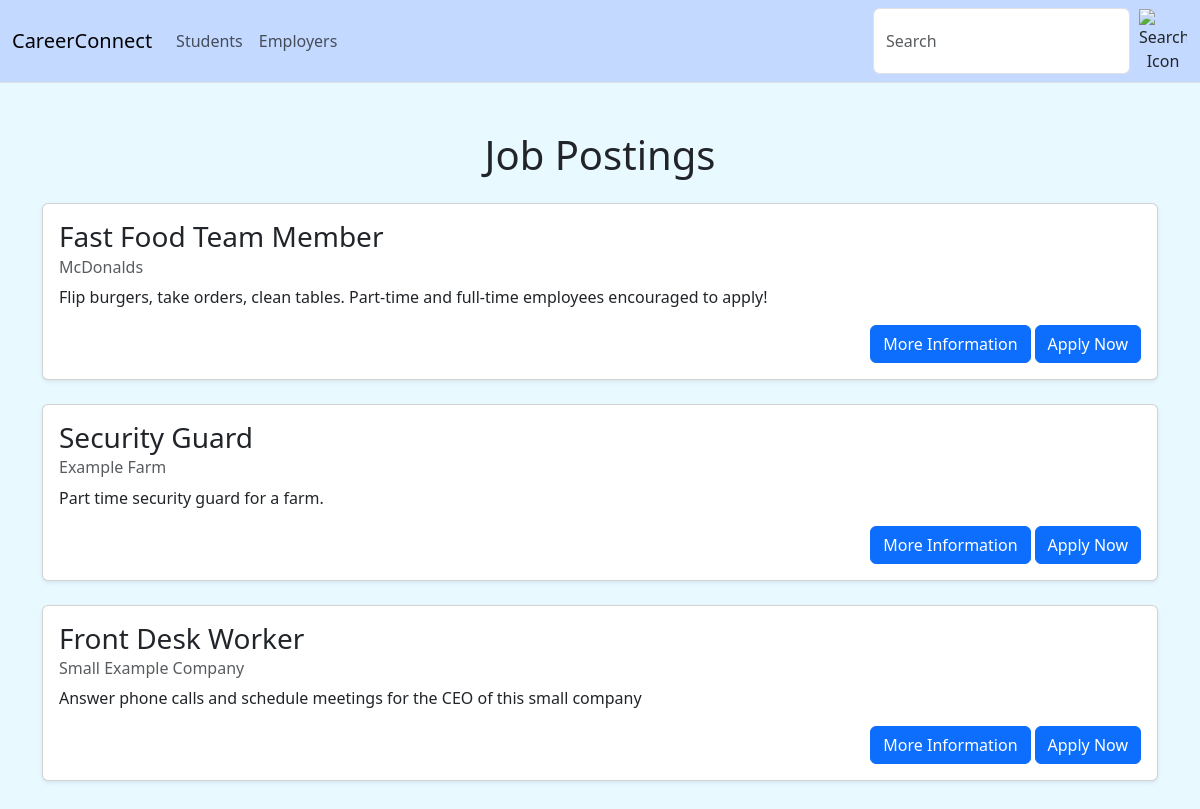
The page /students/jobs/ (signed in) on the database its author committed.
### employers/models.py (models this page shows, shortened)
class JobPosting(models.Model):
    job_name = models.CharField(max_length=200)
    job_description = models.CharField(max_length=10000)
    employer_name = models.CharField(max_length=200)
    employer_phone = models.CharField(max_length=30)
    employer_email = models.CharField(max_length=100)
    minimum_age = models.IntegerField(null=True, default=None, blank=True)
    min_pay = models.IntegerField(null=True, default=None, blank=True)
    max_pay = models.IntegerField(null=True, default=None, blank=True)
    date_created = models.DateTimeField(auto_now_add=True)
    application_url = models.URLField(max_length=200, null=True, default=None, blank=True)
    admin_approved = models.BooleanField(default=True)
    def get_read_more_url(self):
        return reverse('employers:job_read_more', args=[self.pk])
    def get_apply_url(self):
        if self.application_url is not None:
            return self.application_url
        return reverse('employers:job_apply', args=[self.pk])

### students/views.py (the view)
# urls.py: path("jobs/", views.view_job_postings, name="view_jobs")
@login_required
def view_job_postings(request):
    all_postings = JobPosting.objects.all()
    approved_postings = []
    for posting in all_postings:
        if posting.admin_approved == True:
            approved_postings.append(posting)
    return render(request, 'students/viewjobs.html', {'job_postings': approved_postings})

### students/templates/students/viewjobs.html (shortened to what this page needs)
{%  extends "layout.html" %}
{% block content %}
    <div class="container my-5">
        <h1 class="text-center mb-4">Job Postings</h1>
        <div class="row justify-content-center">
            {% for posting in job_postings %}
             <div class="col-mb-4 mb-4">
                <div class="card shadow-sm">
                    <div class="card-body d-flex flex-column">
                        <h3 class="card-title font-weight-bold">{{ posting.job_name }}</h5>
                        <h6 class="card-subtitle mb-2 text-muted">{{ posting.employer_name }}</h6>
                        <p class="card-text">{{ posting.job_description }}</p>
                        <div class="mt-auto d-flex justify-content-end">
                            <a href="{{ posting.get_read_more_url }}" class="btn btn-primary mx-1">More Information</a>
                            <a href="{{ posting.get_apply_url }}" class="btn btn-primary">Apply Now</a>
                        </div>
                    </div>
                </div>
             </div>
            {% endfor %}
        </div>
    </div>
{% endblock %}

### templates/layout.html (shortened to what this page needs)
<!DOCTYPE html>
<html lang="en">
<head>
    <link href="https://cdn.jsdelivr.net/npm/bootstrap@5.3.3/dist/css/bootstrap.min.css" rel="stylesheet">
    {% load static %}
    <link rel="stylesheet" href="{% static 'css/style.css' %}">
</head>
<body class="{% block body-class %}{% endblock %}">
    <nav class="navbar navbar-expand-lg justify-content-between border-bottom py-2">
        <div class="container-fluid">
          <a class="navbar-brand" href="{% url 'users:index' %}">CareerConnect</a>
          <div class="collapse navbar-collapse" id="navbarSupportedContent">
            <ul class="navbar-nav me-auto mb-2 mb-lg-0">
              <li class="nav-item">
                <a class="nav-link" href="{% url 'students:index' %}">Students</a>
              </li>
              <li class="nav-item">
                <a class="nav-link" href="{% url 'employers:index' %}">Employers</a>
              </li>
            </ul>
            <form class="d-flex">
              <input class="form-control me-2" type="search" placeholder="Search" aria-label="Search">
              <button type="sumbit" id="search-icon" class="btn p-0">
                <img src="{% static 'images/search_icon.png '%}" alt="Search Icon" class="img-fluid">
              </button>
            </form>
          </div>
        </div>
      </nav>
    {% block content %} {% endblock %}
</body>
</html>

### static/css/style.css (style rules this page uses)
:root { --bg-color: #E8F9FF; --second-color: #C4D9FF; }
body { background-color: var(--bg-color); font-family:'Segoe UI', Tahoma, Geneva, Verdana, sans-serif; margin: 0; padding: 0; }
.navbar { background-color: var(--second-color); }
#search-icon { width: 50px; height: auto; }
#search-icon img { max-width: 100%; max-height: 100%; display: block; object-fit: contain; }

### rows shown on the page
JobPosting: job_name "Fast Food Team Member", employer_name "McDonalds", job_description "Flip burgers, take orders, clean tables. Part-time and full-time employees encouraged to apply!"
JobPosting: job_name "Security Guard", employer_name "Example Farm", job_description "Part time security guard for a farm."
JobPosting: job_name "Front Desk Worker", employer_name "Small Example Company", job_description "Answer phone calls and schedule meetings for the CEO of this small company"
